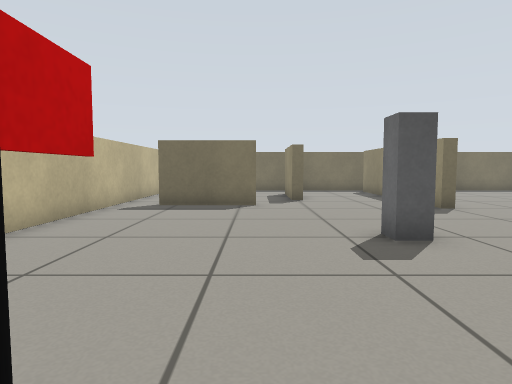
view 1 (above)

17 first-person views from a walk through a robot-simulator world made for Gazebo. The camera is 0.57 m above the floor, tilts 4° down and sees 75° across. The floor is counted in squares, 0.5 m on a side. Each view is taken from the middle of a square. On the plan, view 1 faces up. The plan holds only what a view shows up to about 13 squares ahead; the rest is blank.

view 2
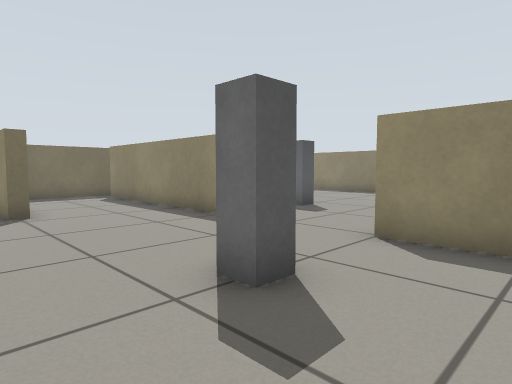

view 3
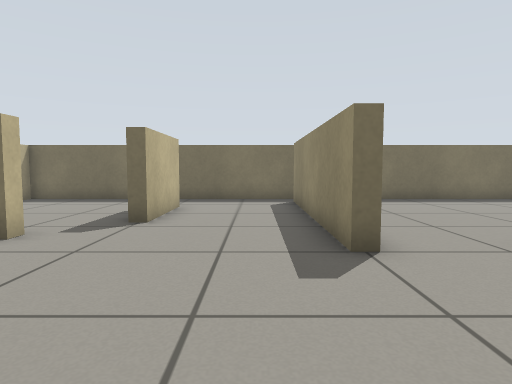

view 4
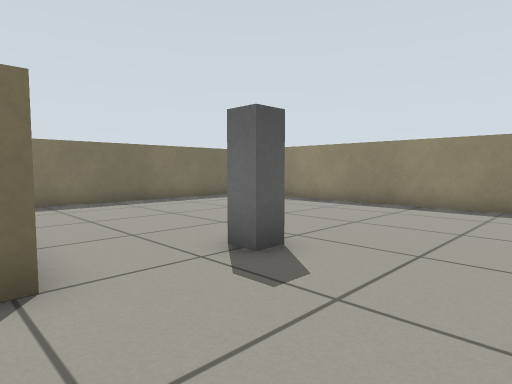

view 5
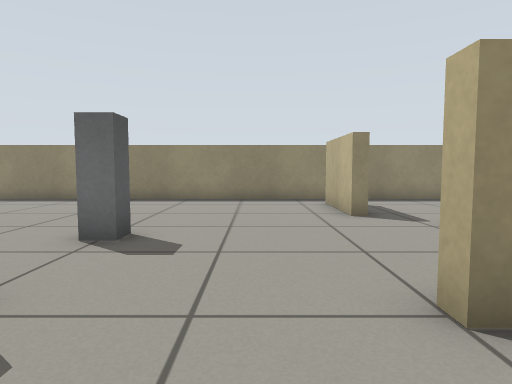

view 6
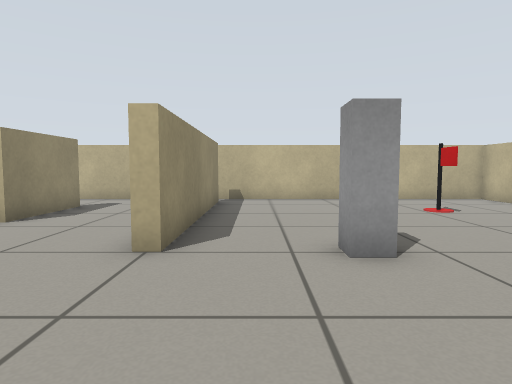

view 7
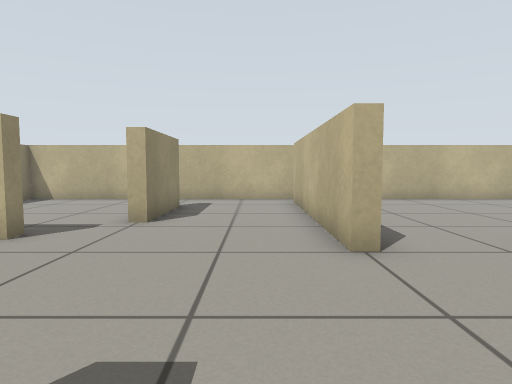

view 8
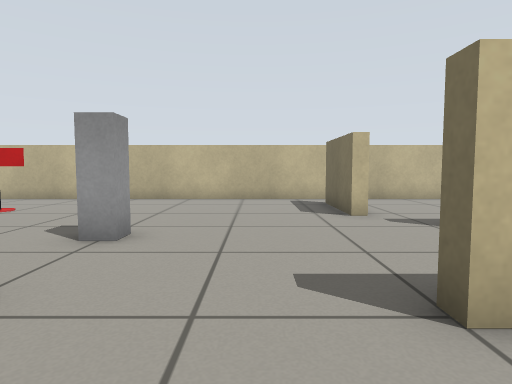

view 9
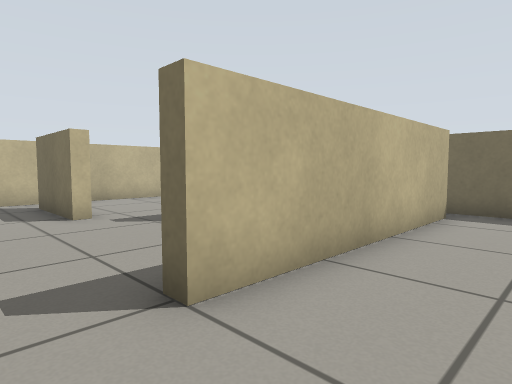

view 10
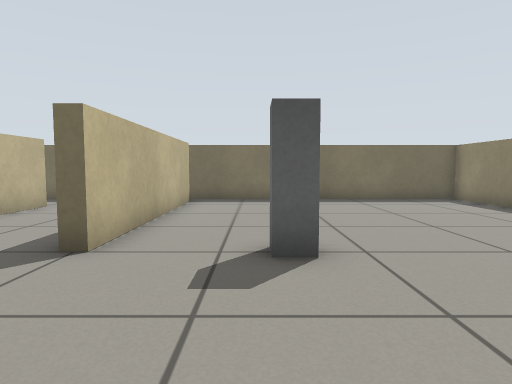

view 11
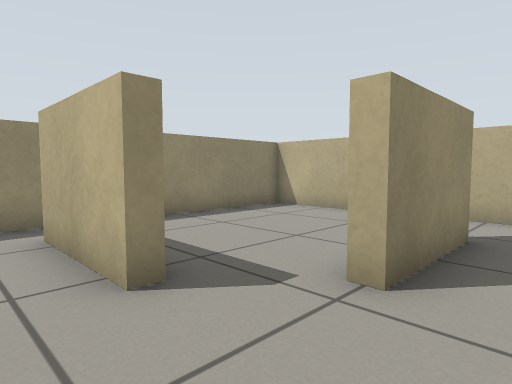

view 12
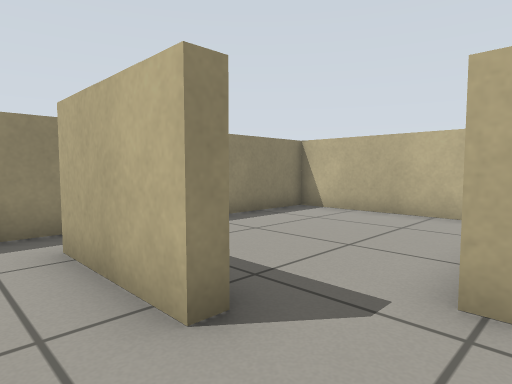

view 13
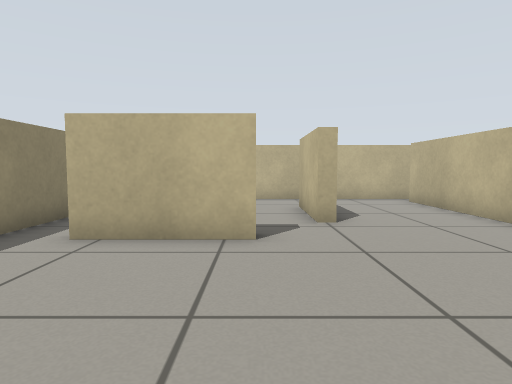

view 14
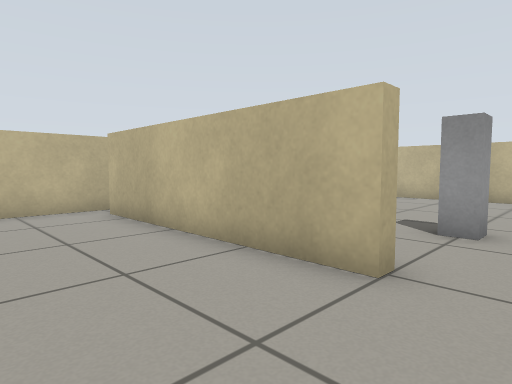

view 15
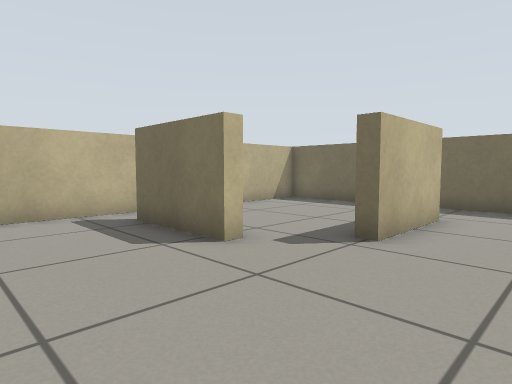

view 16
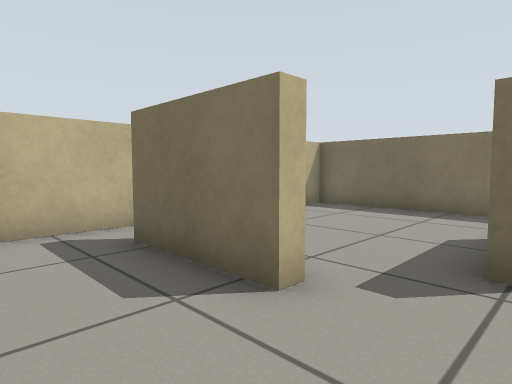

view 17
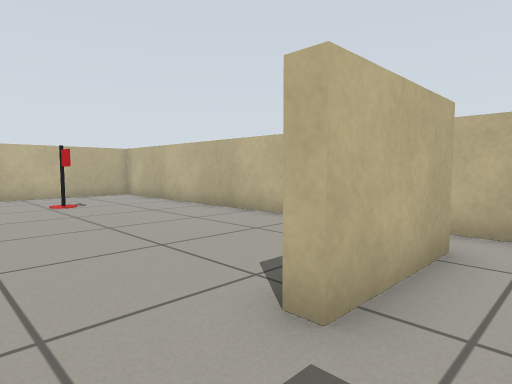

### Floor plan
Points are (right, up) in squares from view 1. A wall is a line through its corners. A room is listed if a view was taken in it or the views show most of it. See-through windows are left out.
Room 1 (views 1, 2, 3, 4, 5, 6, 7, 8, 9, 10, 11, 12, 13, 14, 15, 16, 17)
walls: (11, 4.2) (11, 4.7) (14, 4.7); (1.7, 15) (1.7, 12) (1.3, 12) (1.3, 13.1); (5.7, 16.5) (5.7, 9.5) (5.3, 9.5) (5.3, 16.5); (9.3, -0.1) (9.3, 3) (9.7, 3) (9.7, 0.1); (-3.1, 10.7) (0, 10.7) (0, 10.3) (-3, 10.3); (5.3, -1.5) (5.3, 5.5) (5.7, 5.5) (5.7, -1.5); (15.4, 17.4) (-4.4, 17.4) (-4.4, -2.4) (15.4, -2.4) (15.4, 17.4)
objects: other object (-1, 1); grey post (2, 5) to (3, 6); grey post (8, 9) to (9, 10)

Where each view was taken, in squares from view 1:
view 1: 0 up, 0 right, facing up
view 2: 3 up, 0 right, facing up-right
view 3: 5 up, 4 right, facing up
view 4: 6 up, 5 right, facing up-right
view 5: 7 up, 3 right, facing right
view 6: 10 up, 4 right, facing down
view 7: 10 up, 7 right, facing down
view 8: 8 up, 8 right, facing left
view 9: 8 up, 8 right, facing up-left
view 10: 5 up, 8 right, facing up
view 11: 6 up, 8 right, facing down-right
view 12: 6 up, 9 right, facing down-right
view 13: 10 up, 11 right, facing down
view 14: 7 up, 9 right, facing down-left
view 15: 7 up, 4 right, facing up-left
view 16: 8 up, 2 right, facing up-left
view 17: 12 up, 2 right, facing down-left
